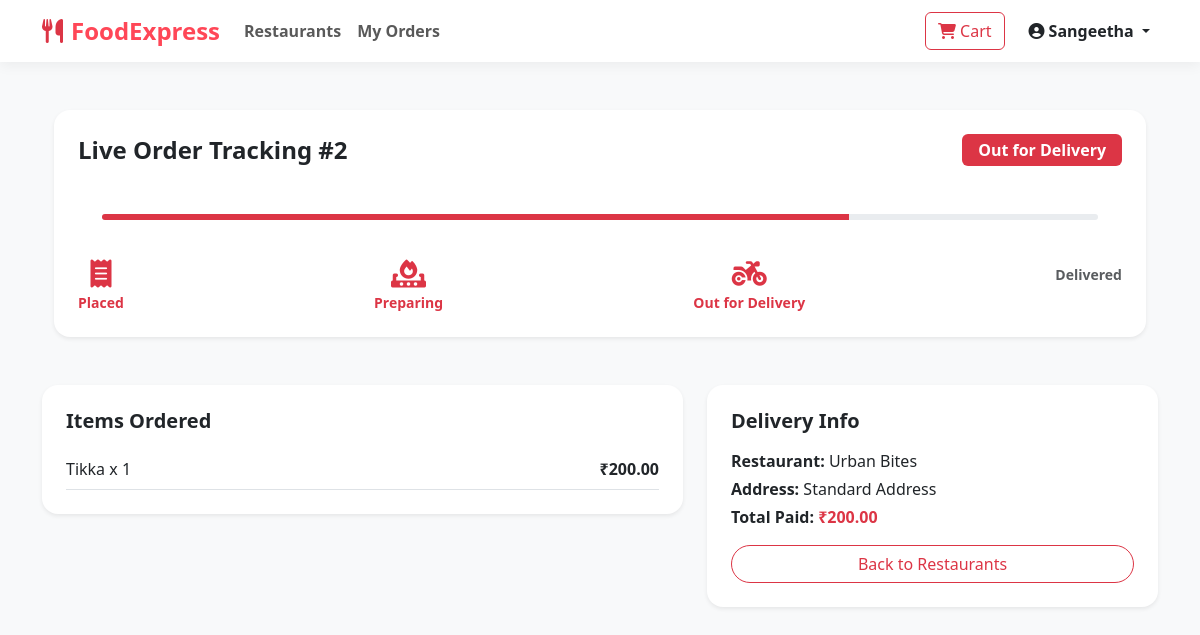
The page /orders/detail/2/ (signed in) on the database its author committed.
### orders/models.py (models this page shows, shortened)
class Order(models.Model):
    STATUS_CHOICES = (
        ('Pending', 'Pending'),
        ('Accepted', 'Accepted by Restaurant'),
        ('Preparing', 'Preparing Food'),
        ('Out for Delivery', 'Out for Delivery'),
        ('Delivered', 'Delivered'),
        ('Cancelled', 'Cancelled'),
    )
    user = models.ForeignKey(User, on_delete=models.CASCADE, related_name='orders')
    restaurant = models.ForeignKey(Restaurant, on_delete=models.CASCADE)
    delivery_partner = models.ForeignKey(User, on_delete=models.SET_NULL, null=True, blank=True, related_name='deliveries')
    total_amount = models.DecimalField(max_digits=10, decimal_places=2)
    delivery_address = models.TextField()
    status = models.CharField(max_length=30, choices=STATUS_CHOICES, default='Pending')
    created_at = models.DateTimeField(auto_now_add=True)
    declined_by = models.ManyToManyField(User, related_name='declined_orders', blank=True)

class OrderItem(models.Model):
    order = models.ForeignKey(Order, on_delete=models.CASCADE, related_name='items')
    food_item = models.ForeignKey(FoodItem, on_delete=models.CASCADE)
    quantity = models.PositiveIntegerField()
    price = models.DecimalField(max_digits=8, decimal_places=2)

### restaurants/models.py (models this page shows, shortened)
class FoodItem(models.Model):
    restaurant = models.ForeignKey(Restaurant, on_delete=models.CASCADE, related_name='food_items')
    category = models.ForeignKey(Category, on_delete=models.SET_NULL, null=True, blank=True)
    name = models.CharField(max_length=200)
    description = models.TextField()
    price = models.DecimalField(max_digits=8, decimal_places=2)
    image = models.ImageField(upload_to='food_items/', blank=True, null=True)
    is_available = models.BooleanField(default=True)
    is_veg = models.BooleanField(default=True)

class Restaurant(models.Model):
    owner = models.ForeignKey(User, on_delete=models.CASCADE, related_name='restaurants')
    name = models.CharField(max_length=200)
    description = models.TextField()
    address = models.TextField()
    phone = models.CharField(max_length=15)
    image = models.ImageField(upload_to='restaurants/', blank=True, null=True)
    is_active = models.BooleanField(default=True)
    created_at = models.DateTimeField(auto_now_add=True)

### orders/views.py (the view)
# urls.py: path('detail/<int:order_id>/', views.order_detail, name='order_detail'),
@login_required
def order_detail(request, order_id):
    order = get_object_or_404(Order, id=order_id, user=request.user)
    return render(request, 'orders/order_detail.html', {'order': order})

### orders/templates/orders/order_detail.html (shortened to what this page needs)
{% extends 'base.html' %}
{% block content %}
<div class="container py-4">
    <div class="card border-0 shadow-sm rounded-4 p-4 mb-4">
        <div class="d-flex justify-content-between align-items-center mb-4">
            <h4 class="fw-bold mb-0">Live Order Tracking #{{ order.id }}</h4>
            <span class="badge bg-danger fs-6 px-3 py-2">{{ order.status }}</span>
        </div>
        <div class="position-relative m-4">
            <div class="progress" style="height: 6px;">
                <div class="progress-bar bg-danger" role="progressbar"
                    {% if order.status == 'Pending' %}
                        <div class="progress-bar bg-danger" role="progressbar" style="width: 25%;"></div>
                    {% elif order.status == 'Preparing' %}
                        <div class="progress-bar bg-danger" role="progressbar" style="width: 50%;"></div>
                    {% elif order.status == 'Out for Delivery' %}
                        <div class="progress-bar bg-danger" role="progressbar" style="width: 75%;"></div>
                    {% elif order.status == 'Delivered' %}
                        <div class="progress-bar bg-danger" role="progressbar" style="width: 100%;"></div>
                    {% else %}
                        <div class="progress-bar bg-danger" role="progressbar" style="width: 0%;"></div>
                    {% endif %}
                </div>
            </div>
            <div class="d-flex justify-content-between mt-3 text-center fw-semibold small">
                <div class="{% if order.status == 'Pending' or order.status == 'Preparing' or order.status == 'Out for Delivery' or order.status == 'Delivered' %}text-danger{% else %}text-muted{% endif %}">
                    <i class="fa-solid fa-receipt fa-2x d-block mb-1"></i>Placed
                </div>
                <div class="{% if order.status == 'Preparing' or order.status == 'Out for Delivery' or order.status == 'Delivered' %}text-danger{% else %}text-muted{% endif %}">
                    <i class="fa-solid fa-fire-burner fa-2x d-block mb-1"></i>Preparing
                </div>
                <div class="{% if order.status == 'Out for Delivery' or order.status == 'Delivered' %}text-danger{% else %}text-muted{% endif %}">
                    <i class="fa-solid fa-motorcycle fa-2x d-block mb-1"></i>Out for Delivery
                </div>
                <div class="{% if order.status == 'Delivered' %}text-success{% else %}text-muted{% endif %}">
                    Delivered
                </div>
            </div>
        </div>
    </div>
    <div class="row g-4">
        <div class="col-md-7">
            <div class="card border-0 shadow-sm rounded-4 p-4">
                <h5 class="fw-bold mb-3">Items Ordered</h5>
                {% for item in order.items.all %}
                <div class="d-flex justify-content-between border-bottom py-2">
                    <span>{{ item.food_item.name }} x {{ item.quantity }}</span>
                    <span class="fw-bold">₹{{ item.price }}</span>
                </div>
                {% endfor %}
            </div>
        </div>
        <div class="col-md-5">
            <div class="card border-0 shadow-sm rounded-4 p-4">
                <h5 class="fw-bold mb-3">Delivery Info</h5>
                <p class="mb-1"><strong>Restaurant:</strong> {{ order.restaurant.name }}</p>
                <p class="mb-1"><strong>Address:</strong> {{ order.delivery_address }}</p>
                <p class="mb-3"><strong>Total Paid:</strong> <span class="text-danger fw-bold">₹{{ order.total_amount }}</span></p>
                <a href="{% url 'home' %}" class="btn btn-outline-danger w-100 rounded-pill">Back to Restaurants</a>
            </div>
        </div>
    </div>
</div>
{% endblock %}

### templates/base.html (shortened to what this page needs)
<!DOCTYPE html>
<html lang="en">
<head>
    <link href="https://cdn.jsdelivr.net/npm/bootstrap@5.3.0/dist/css/bootstrap.min.css" rel="stylesheet">
    <link rel="stylesheet" href="https://cdnjs.cloudflare.com/ajax/libs/font-awesome/6.4.0/css/all.min.css">
</head>
<body>
    <nav class="navbar navbar-expand-lg navbar-custom sticky-top">
        <div class="container">
            <a class="navbar-brand" href="{% url 'home' %}">
                <i class="fa-solid fa-utensils text-danger me-2"></i>FoodExpress
            </a>
            <div class="collapse navbar-collapse" id="navbarNav">
                <ul class="navbar-nav me-auto">
                    <li class="nav-item">
                        <a class="nav-link fw-semibold" href="{% url 'home' %}">Restaurants</a>
                    </li>
                    {% if user.is_authenticated %}
                        <li class="nav-item">
                            <a class="nav-link fw-semibold" href="{% url 'order_history' %}">My Orders</a>
                        </li>
                    {% endif %}
                </ul>
                <ul class="navbar-nav ms-auto align-items-center gap-2">
                    {% if user.is_authenticated %}
                        <li class="nav-item">
                            <a href="{% url 'view_cart' %}" class="btn btn-outline-danger position-relative me-2">
                                <i class="fa-solid fa-cart-shopping"></i> Cart
                            </a>
                        </li>
                        <li class="nav-item dropdown">
                            <a class="nav-link dropdown-toggle fw-bold text-dark" href="#" id="userDrop" data-bs-toggle="dropdown">
                                <i class="fa-solid fa-user-circle me-1"></i>{{ user.username }}
                            </a>
                        </li>
                    {% endif %}
                </ul>
            </div>
        </div>
    </nav>
    <main class="py-4">
        <div class="container">
            {% block content %}{% endblock %}
    </main>
</body>
</html>

### templates/base.html (style rules this page uses)
:root { --primary-color: #ff4757; --secondary-color: #2ed573; --dark-color: #2f3542; --light-bg: #f8f9fa; }
body { background-color: var(--light-bg); font-family: 'Segoe UI', Tahoma, Geneva, Verdana, sans-serif; }
.navbar-custom { background-color: #ffffff; box-shadow: 0 4px 12px rgba(0,0,0,0.05); }
.navbar-brand { font-weight: 700; color: var(--primary-color) !important; font-size: 1.5rem; }

### rows shown on the page
Order: id "2", status "Out for Delivery", restaurant.name "Urban Bites", delivery_address "Standard Address", total_amount "200.00"
OrderItem: food_item.name "Tikka", quantity "1", price "200.00"

### other values the page prints
{{ user.username }} "Sangeetha"
